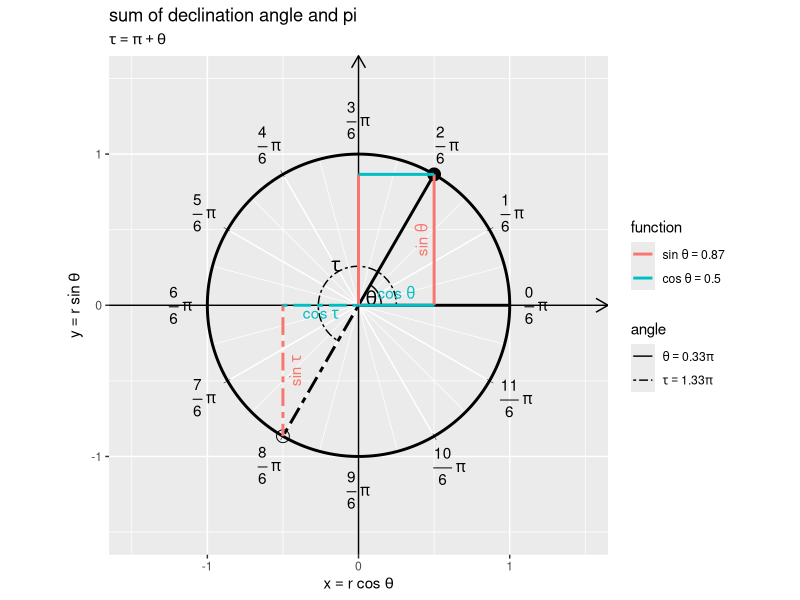

Here is the R script that generated this plot: (Note: this script raises an error after producing the figure.)

# π + θの可視化 ------------------------------------------------------------------

# 利用パッケージ
library(tidyverse)
library(gganimate)
library(patchwork)
library(magick)

# パッケージ名の省略用
library(ggplot2)


# 単位円の描画用 -----------------------------------------------------------------

# 円周の座標を作成
circle_df <- tibble::tibble(
  t = seq(from = 0, to = 2*pi, length.out = 361), # 1周期分のラジアン
  r = 1, # 半径
  x = r * cos(t), 
  y = r * sin(t)
)

# 半円(範囲π)における目盛数(分母の値)を指定
tick_num <- 6

# 角度目盛の座標を作成:(補助目盛有り)
d <- 1.1
rad_tick_df <- tibble::tibble(
  # 座標用
  i     = seq(from = 0, to = 2*tick_num-0.5, by = 0.5), # 目盛番号(分子の値)
  t_deg = i/tick_num * 180, # 度数法の角度
  t_rad = i/tick_num * pi,  # 弧度法の角度(ラジアン)
  r     = 1, # 半径
  x     = r * cos(t_rad), 
  y     = r * sin(t_rad), 
  major_flag = i%%1 == 0, # 主・補助フラグ
  grid       = dplyr::if_else(major_flag, true = "major", false = "minor"), # 目盛カテゴリ
  # ラベル用
  deg_label  = dplyr::if_else(
    major_flag, true = paste0(round(t_deg, digits = 1), "*degree"), false = ""
  ), # 角度ラベル
  rad_label  = dplyr::if_else(
    major_flag, true = paste0("frac(", i, ", ", tick_num, ") ~ pi"), false = ""
  ), # ラジアンラベル
  label_x = d * x, 
  label_y = d * y, 
  a = t_deg + 90, 
  h = 1 - (x * 0.5 + 0.5), 
  v = 1 - (y * 0.5 + 0.5), 
  tick_mark = dplyr::if_else(major_flag, true = "|", false = "") # 目盛指示線用
)


# 単位円と角度の関係 ------------------------------------------------------------

# 点用のラジアンを指定
theta <- 2/6 * pi

# 円周率との和を計算
tau <- pi + theta


# 円周上の点の座標を作成
point_df <- tibble::tibble(
  t = c(theta, tau), 
  x = cos(t), 
  y = sin(t), 
  type = c("main", "target") # 角度カテゴリ
)

# 半径線の終点の座標を作成
radius_df <- dplyr::bind_rows(
  # 始線
  tibble::tibble(
    x = 1, 
    y = 0, 
    type = "main"
  ), 
  # 動径
  point_df |> 
    dplyr::select(x, y, type)
)


# 角マークの座標を作成
ds <- 0.005
angle_mark_df <- tibble::tibble(
  t    = c(theta, tau), 
  type = c("main", "target"), # 角度カテゴリ
  d    = c(0.15, 0.25) # マークサイズを指定
) |> 
  dplyr::reframe(
    u = seq(from = 0, to = t, length.out = 600), .by = dplyr::everything()
  ) |> # 円弧用のラジアンを作成
  dplyr::mutate(
    x = (d + ds*u) * cos(u), 
    y = (d + ds*u) * sin(u)
  )

# 角ラベルの座標を作成
angle_label_df <- tibble::tibble(
  d = c(0.1, 0.3), # ラベル位置を指定
  u = 0.5 * c(theta, tau), 
  x = d * cos(u), 
  y = d * sin(u), 
  angle_label = c("theta", "tau")
)


# 関数の描画順を指定
fnc_level_vec <- c("sin", "cos")

# 関数線分の座標を作成
fnc_seg_df <- tibble::tibble(
  fnc = c(
    "sin", "cos", "sin", "cos", 
    "sin", "cos"
  ) |> 
    factor(levels = fnc_level_vec), # 関数カテゴリ
  type = c(
    "main", "main", "main", "main", 
    "target", "target"
  ), # 角度カテゴリ
  x_from = c(
    cos(theta), 0, 0, 0, 
    cos(tau), 0
  ), 
  y_from = c(
    0, 0, 0, sin(theta), 
    0, 0
  ), 
  x_to = c(
    cos(theta), cos(theta), 0, cos(theta), 
    cos(tau), cos(tau)
  ), 
  y_to = c(
    sin(theta), 0, sin(theta), sin(theta), 
    sin(tau), 0
  )
)

# 関数ラベルの座標を作成
fnc_label_df <- tibble::tibble(
  fnc = c(
    "sin", "cos", 
    "sin", "cos"
  ), 
  x = c(
    cos(theta), 0.5*cos(theta), 
    cos(tau), 0.5*cos(tau)
  ), 
  y = c(
    0.5*sin(theta), 0, 
    0.5*sin(tau), 0
  ), 
  fnc_label = c(
    "sin~theta", "cos~theta", 
    "sin~tau", "cos~tau"
  ), 
  a = c(
    90, 0, 
    90, 0
  ), 
  h = 0.5, 
  v = c(
    -0.5, -0.5, 
    1.5, 1.5
  )
)

# グラフサイズを設定
axis_size <- 1.5

# ラベル用の文字列を作成
def_label <- "tau == pi + theta"
angle_label_vec <- paste(
  c("theta", "tau"), 
  c(theta/pi, tau/pi) |> 
    round(digits = 2), 
  sep = " == "
) |> 
  paste("* pi")
fnc_label_vec <- paste(
  c("sin~theta", "cos~theta"), 
  c(sin(theta), cos(theta)) |> 
    round(digits = 2), 
  sep = " == "
)

# 単位円における偏角と関数線分を作図
ggplot() + 
  geom_segment(data = rad_tick_df, 
               mapping = aes(x = 0, y = 0, xend = x, yend = y, linewidth = grid), 
               color = "white", show.legend = FALSE) + # θ軸目盛線
  geom_text(data = rad_tick_df, 
            mapping = aes(x = x, y = y, angle = a, label = tick_mark), 
            size = 2) + # θ軸目盛指示線
  geom_text(data = rad_tick_df, 
            mapping = aes(x = label_x, y = label_y, label = rad_label, hjust = h, vjust = v), 
            parse = TRUE) + # θ軸目盛ラベル
  geom_segment(mapping = aes(x = c(-Inf, 0), y = c(0, -Inf), 
                             xend = c(Inf, 0), yend = c(0, Inf)), 
               arrow = arrow(length = unit(10, units = "pt"), ends = "last")) + # x・y軸線
  geom_path(data = circle_df, 
            mapping = aes(x = x, y = y), 
            linewidth = 1) + # 円周
  geom_segment(data = radius_df, 
               mapping = aes(x = 0, y = 0, xend = x, yend = y, linetype = type), 
               linewidth = 1, show.legend = FALSE) + # 半径線
  geom_path(data = angle_mark_df, 
            mapping = aes(x = x, y = y, linetype = type), 
            show.legend = FALSE) + # 角マーク
  geom_text(data = angle_label_df, 
            mapping = aes(x = x, y = y, label = angle_label), 
            size = 5, parse = TRUE) + # 角ラベル
  geom_point(data = point_df, 
             mapping = aes(x = x, y = y, shape = type), 
             size = 4, show.legend = FALSE) + # 円周上の点
  geom_segment(data = fnc_seg_df, 
               mapping = aes(x = x_from, y = y_from, xend = x_to, yend = y_to, 
                             color = fnc, linetype = type), 
               linewidth = 1) + # 関数線分
  geom_text(data = fnc_label_df, 
            mapping = aes(x = x, y = y, label = fnc_label, color = fnc, 
                          hjust = h, vjust = v, angle = a), 
            parse = TRUE, show.legend = FALSE) + # 関数ラベル
  scale_color_hue(labels = parse(text = fnc_label_vec), name = "function") + # 凡例表示用
  scale_shape_manual(breaks = c("main", "target"), 
                     values = c("circle", "circle open")) + # 補助点用
  scale_linetype_manual(breaks = c("main", "target"), 
                        values = c("solid", "twodash"), 
                        labels = parse(text = angle_label_vec), 
                        name = "angle") + # 補助線用, 凡例表示用
  scale_linewidth_manual(breaks = c("major", "minor"), 
                         values = c(0.5, 0.25)) + # 主・補助目盛線用
  guides(linetype = guide_legend(override.aes = list(linewidth = 0.5))) + 
  theme(legend.text.align = 0) + 
  coord_fixed(ratio = 1, 
              xlim = c(-axis_size, axis_size), 
              ylim = c(-axis_size, axis_size)) + 
  labs(title = "sum of declination angle and pi", 
       subtitle = parse(text = def_label), 
       x = expression(x == r ~ cos~theta), 
       y = expression(y == r ~ sin~theta))


# 単位円と角度の関係 ------------------------------------------------------------

# フレーム数を指定
frame_num <- 300

# 点用のラジアンの範囲を指定
theta_vals <- seq(from = -2*pi, to = 2*pi, length.out = frame_num+1)[1:frame_num]

# 円周率との和を計算
tau_vals <- pi + theta_vals


# 円周上の点の座標を作成
anim_point_df <- tidyr::expand_grid(
  type    = c("main", "target"), # 角度カテゴリ
  frame_i = 1:frame_num # フレーム番号
) |> # フレームごとに複製
  dplyr::bind_cols(
    t = c(theta_vals, tau_vals)
  ) |> 
  dplyr::mutate(
    x = cos(t), 
    y = sin(t)
  )

# 半径線の終点の座標を作成
anim_radius_df <- dplyr::bind_rows(
  # 始線
  tibble::tibble(
    frame_i = 1:frame_num, 
    x = 1, 
    y = 0, 
    type = "main"
  ), 
  # 動径
  anim_point_df |> 
    dplyr::select(frame_i, x, y, type)
)


# 角マークの座標を作成
ds <- 0.005
anim_angle_mark_df <- tidyr::expand_grid(
  tibble::tibble(
    type = c("main", "target"), 
    d    = c(0.15, 0.25) # マークサイズを指定
  ), 
  frame_i = 1:frame_num
) |> # フレームごとに複製
  dplyr::bind_cols(
    t = c(theta_vals, tau_vals)
  ) |> 
  dplyr::reframe(
    u = seq(from = 0, to = t, length.out = 600), .by = dplyr::everything()
  ) |> # フレームごとにラジアンを作成
  dplyr::mutate(
    x = (d + ds*u) * cos(u), 
    y = (d + ds*u) * sin(u)
  )

# 角ラベルの座標を作成
anim_angle_label_df <- tidyr::expand_grid(
  tibble::tibble(
    angle_label = c("theta", "tau"), 
    d           = c(0.1, 0.3) # ラベル位置を指定
  ), 
  frame_i = 1:frame_num
) |> # フレームごとに複製
  dplyr::bind_cols(
    u = 0.5 * c(theta_vals, tau_vals)
  ) |> 
  dplyr::mutate(
    x = d * cos(u), 
    y = d * sin(u)
  )


# 関数の描画順を指定
fnc_level_vec <- c("sin", "cos")

# 関数線分の座標を作成
line_num <- 6
anim_fnc_seg_df <- tibble::tibble(
  frame_i = 1:frame_num |> 
    rep(times = line_num), 
  fnc = c(
    "sin", "cos", "sin", "cos", 
    "sin", "cos"
  ) |> 
    rep(each = frame_num) |> 
    factor(levels = fnc_level_vec), # 関数カテゴリ
  type = c(
    "main", "main", "main", "main", 
    "target", "target"
  ) |> 
    rep(each = frame_num), # 角度カテゴリ
  x_from = c(
    cos(theta_vals), rep(0, times = frame_num), rep(0, times = frame_num), rep(0, times = frame_num), 
    cos(tau_vals), rep(0, times = frame_num)
  ), 
  y_from = c(
    rep(0, times = frame_num), rep(0, times = frame_num), rep(0, times = frame_num), sin(theta_vals), 
    rep(0, times = frame_num), rep(0, times = frame_num)
  ), 
  x_to = c(
    cos(theta_vals), cos(theta_vals), rep(0, times = frame_num), cos(theta_vals), 
    cos(tau_vals), cos(tau_vals)
  ), 
  y_to = c(
    sin(theta_vals), rep(0, times = frame_num), sin(theta_vals), sin(theta_vals), 
    sin(tau_vals), rep(0, times = frame_num)
  ), 
  label_flag = c(
    TRUE, TRUE, FALSE, FALSE, 
    TRUE, TRUE
  ) |> 
    rep(each = frame_num) # 関数ラベル用
)

# ラベル設定を指定
setting_df <- tibble::tibble(
  fnc = c(
    "sin", "cos", 
    "sin", "cos"
  ), 
  type = c(
    "main", "main", 
    "target", "target"
  ), 
  fnc_label = c(
    "sin~theta", "cos~theta", 
    "sin~tau", "cos~tau"
  ), 
  a = c(
    90, 0, 
    90, 0
  ), 
  h = 0.5, 
  v = c(
    -0.5, -0.5, 
    1.5, 1.5
  )
)

# 関数ラベルの座標を作成
anim_fnc_label_df <- anim_fnc_seg_df |> 
  dplyr::filter(label_flag) |> # ラベル付け線分を抽出
  dplyr::summarise(
    x = median(c(x_from, x_to)), 
    y = median(c(y_from, y_to)), .by = c(frame_i, fnc, type)
  ) |> # 中点に配置
  dplyr::left_join(setting_df, by = c("fnc", "type")) # ラベル設定を追加


# グラフサイズを設定
axis_size <- 1.5

# ラベル用の文字列を作成
anim_label_df <- tibble::tibble(
  frame_i = 1:frame_num, 
  var_label = paste0(
    "list(", 
    "theta == ", round(theta_vals/pi, digits = 2), " * pi, ", 
    "tau == ", round(tau_vals/pi, digits = 2), " * pi", 
    ")"
  )
)
angle_label_vec <- c("theta", "tau == pi + theta")
fnc_label_vec   <- c(sin = "sine", cos = "cosine")

# 単位円における偏角と関数線分を作図
anim <- ggplot() + 
  geom_segment(data = rad_tick_df, 
               mapping = aes(x = 0, y = 0, xend = x, yend = y, linewidth = grid), 
               color = "white", show.legend = FALSE) + # θ軸目盛線
  geom_text(data = rad_tick_df, 
            mapping = aes(x = x, y = y, angle = a, label = tick_mark), 
            size = 2) + # θ軸目盛指示線
  geom_text(data = rad_tick_df, 
            mapping = aes(x = label_x, y = label_y, label = rad_label, hjust = h, vjust = v), 
            parse = TRUE) + # θ軸目盛ラベル
  geom_segment(mapping = aes(x = c(-Inf, 0), y = c(0, -Inf), 
                             xend = c(Inf, 0), yend = c(0, Inf)), 
               arrow = arrow(length = unit(10, units = "pt"), ends = "last")) + # x・y軸線
  geom_path(data = circle_df, 
            mapping = aes(x = x, y = y), 
            linewidth = 1) + # 円周
  geom_segment(data = anim_radius_df, 
               mapping = aes(x = 0, y = 0, xend = x, yend = y, linetype = type), 
               linewidth = 1, show.legend = FALSE) + # 半径線
  geom_path(data = anim_angle_mark_df, 
            mapping = aes(x = x, y = y, linetype = type), 
            show.legend = FALSE) + # 角マーク
  geom_text(data = anim_angle_label_df, 
            mapping = aes(x = x, y = y, label = angle_label), 
            size = 5, parse = TRUE) + # 角ラベル
  geom_point(data = anim_point_df, 
             mapping = aes(x = x, y = y, shape = type), 
             size = 4, show.legend = FALSE) + # 円周上の点
  geom_segment(data = anim_fnc_seg_df, 
               mapping = aes(x = x_from, y = y_from, xend = x_to, yend = y_to, 
                             color = fnc, linetype = type), 
               linewidth = 1) + # 関数線分
  geom_text(data = anim_fnc_label_df, 
            mapping = aes(x = x, y = y, label = fnc_label, color = fnc, 
                          hjust = h, vjust = v, angle = a), 
            parse = TRUE, show.legend = FALSE) + # 関数ラベル
  geom_text(data = anim_label_df, 
            mapping = aes(x = -Inf, y = Inf, label = var_label), 
            parse = TRUE, hjust = 0, vjust = -0.5) + # 変数ラベル:(subtitleの代用)
  gganimate::transition_manual(frames = frame_i) + # フレーム切替
  scale_color_hue(labels = parse(text = fnc_label_vec), name = "function") + # 凡例表示用
  scale_shape_manual(breaks = c("main", "target"), 
                     values = c("circle", "circle open")) + # 補助点用
  scale_linetype_manual(breaks = c("main", "target"), 
                        values = c("solid", "twodash"), 
                        labels = parse(text = angle_label_vec), 
                        name = "angle") + # 補助線用, 凡例表示用
  scale_linewidth_manual(breaks = c("major", "minor"), 
                         values = c(0.5, 0.25)) + # 主・補助目盛線用
  guides(linetype = guide_legend(override.aes = list(linewidth = 0.5))) + 
  theme(legend.text.align = 0) + 
  coord_fixed(ratio = 1, clip = "off", 
              xlim = c(-axis_size, axis_size), 
              ylim = c(-axis_size, axis_size)) + 
  labs(title = "sum of declination angle and pi", 
       subtitle = "", # (ラベル表示用の空行)
       x = expression(x == r ~ cos~theta), 
       y = expression(y == r ~ sin~theta))

# 動画を作成
gganimate::animate(
  plot = anim, nframes = frame_num, fps = 15, width = 8, height = 8, units = "in", res = 250, 
  renderer = gganimate::av_renderer(file = "circle/figure/angle/sum_pi_circle.mp4")
)
